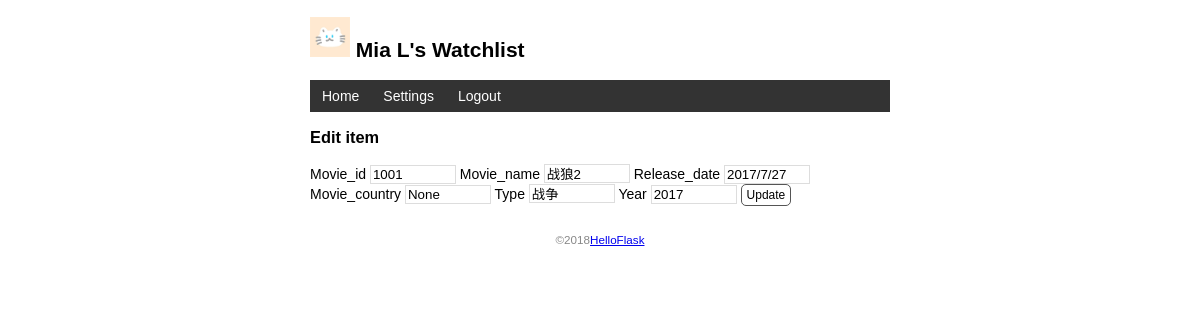
The app's page /movies_info/m_edit/1001 (signed in) with its own data.
### app.py (models this page shows, shortened)
class User(db.Model,UserMixin):
    id=db.Column(db.Integer,primary_key=True)
    name=db.Column(db.String(20))
    username=db.Column(db.String(20))
    passsword_hash=db.Column(db.String(128))

class Movie_info(db.Model):
    movie_id=db.Column(db.String(4),primary_key=True)
    movie_name=db.Column(db.String(60))
    release_date=db.Column(db.String(12))
    movie_country=db.Column(db.String(10))
    type=db.Column(db.String(10))
    year=db.Column(db.String(10))

### app.py (the view, shortened to what this page needs)
@app.route('/movies_info/m_edit/<int:movie_id>',methods=['GET','POST'])
@login_required
def m_edit(movie_id):
    movies_info = Movie_info.query.get_or_404(movie_id)
    return render_template('m_edit.html',movies_info=movies_info)

### app.py (called while the page is built)
@login_manager.user_loader
def load_user(user_id):
    user=User.query.get(int(user_id))
    return user

@app.context_processor
def inject_user():
    user=User.query.first()
    return dict(user=user)

### templates/m_edit.html
{% extends 'base.html' %}
{% block content %}
<h3>Edit item</h3>
<form method="post">
    Movie_id <input type="text" name="movie_id" autocomplete="off" required value="{{ movies_info.movie_id }}">
    Movie_name <input type="text" name="movie_name" autocomplete="off" required value="{{ movies_info.movie_name }}">
    Release_date <input type="text" name="release_date" autocomplete="off" required value="{{ movies_info.release_date }}">
    Movie_country <input type="text" name="release_date" autocomplete="off" required value="{{ movies_info.movie_country }}">
    Type <input type="text" name="type" autocomplete="off" required value="{{ movies_info.type }}">
    Year <input type="text" name="year" autocomplete="off" required value="{{ movies_info.year }}">
    <input class="btn" type="submit" name="submit" value="Update">
</form>
{% endblock %}

### templates/base.html (shortened to what this page needs)
<!DOCTYPE html>
<html lang="en">
<head>
    {% block head %}
    <link rel="stylesheet" href="{{ url_for('static',filename='style.css') }}"type="text/css">
    {% endblock %}
</head>
<body>
    <h2>
        <img alt="Avatar"class="avatar"src="{{ url_for('static',filename='images/avatar.png') }}">
        {{ user.name }}'s Watchlist
    </h2>
    <nav>
        <ul>
            <li><a href="{{ url_for('index') }}">Home</a></li>
            {% if current_user.is_authenticated %}
            <li><a href="{{ url_for('settings') }}">Settings</a></li>
            <li><a href="{{ url_for('logout') }}">Logout</a></li>
            {% else %}
            <li><a href="{{ url_for('login') }}">Login</a></li>
            {% endif %}
        </ul>
    </nav>
    {% block content %}{% endblock %}
    <footer>
        <small>&copy;2018<a href="http://helloflask.com/tutorial">HelloFlask</a></small>
    </footer>
</body>
</html>

### static/style.css (style rules this page uses)
body { margin:auto; max-width:580px; font-size:14px; font-family:Helvetica,Arial,sans-serif; }
footer { color:#888; margin-top:15px; text-align:center; padding: 10px; }
.avatar { width:40px; }
nav ul { list-style-type:none; margin:0; padding:0; overflow:hidden; background-color:#333; }
nav li { float:left; }
nav li a { display:block; color:white; text-align:center; padding:8px 12px; text-decoration:none; }
input[type=submit] { font-family:inherit; }
input[type=text] { border:1px solid #ddd; }
input[name=movie_id] { width:80px; }
input[name=movie_name] { width:80px; }
input[name=release_date] { width:80px; }
input[name=type] { width:80px; }
input[name=year] { width:80px; }
.btn { font-size:12px; padding:3px 5px; text-decoration:none; cursor:pointer; background-color:white; color:black; border:1px solid #555555; border-radius:5px; }

### records on screen
User: name "Mia L"
Movie_info: movie_id "1001", movie_name "战狼2", release_date "2017/7/27", release_date "None", type "战争", year "2017"
